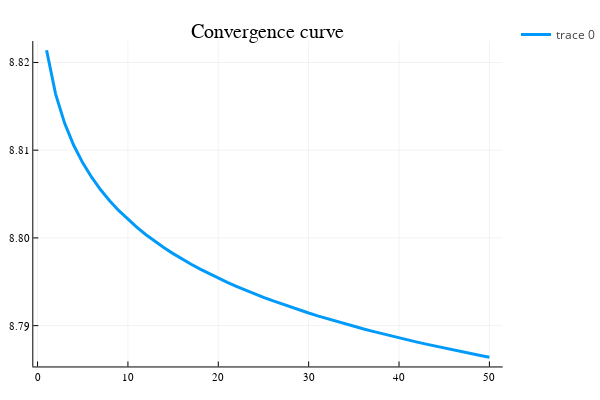

Notebook cell for this chart:
### Code cell
plot(iter_subgradient_simple,histo_subgradient_simple,title="Convergence curve",label=["f"],lw=3,ann=[(55,80,"Sous-gradient simple")])

### Figure 1 — Plotly figure (JSON) as saved in the notebook; plotly's stock layout.template omitted (floating-point values rounded to 4 significant figures)
{"data": [{"colorbar": {"title": ""}, "legendgroup": ["f"], "line": {"color": "rgba(0, 154, 250, 1.000)", "dash": "solid", "shape": "linear", "width": 3}, "mode": "lines", "name": ["f"], "showlegend": true, "type": "scatter", "x": [1, 2, 3, 4, 5, 6, 7, 8, 9, 10, 11, 12, 13, 14, 15, 16, 17, 18, 19, 20, 21, 22, 23, 24, 25, 26, 27, 28, 29, 30, 31, 32, 33, 34, 35, 36, 37, 38, 39, 40, 41, 42, 43, 44, 45, 46, 47, 48, 49, 50], "xaxis": "x", "y": [8.821, 8.816, 8.813, 8.811, 8.809, 8.807, 8.805, 8.804, 8.803, 8.802, 8.801, 8.8, 8.8, 8.799, 8.798, 8.798, 8.797, 8.796, 8.796, 8.795, 8.795, 8.794, 8.794, 8.794, 8.793, 8.793, 8.792, 8.792, 8.792, 8.791, 8.791, 8.791, 8.791, 8.79, 8.79, 8.79, 8.789, 8.789, 8.789, 8.789, 8.788, 8.788, 8.788, 8.788, 8.787, 8.787, 8.787, 8.787, 8.787, 8.786], "yaxis": "y", "zmax": null, "zmin": null}], "layout": {"annotations": [{"font": {"color": "rgba(0, 0, 0, 1.000)", "family": "sans-serif", "size": 20}, "rotation": 0, "showarrow": false, "text": "Convergence curve", "x": 0.5296, "xanchor": "center", "xref": "paper", "y": 1, "yanchor": "top", "yref": "paper"}, {"font": {"color": "rgba(0, 0, 0, 1.000)", "family": "sans-serif", "size": 20}, "rotation": 0, "showarrow": false, "text": "Sous-gradient simple", "x": 55, "xanchor": "center", "xref": "x", "y": 80, "yanchor": "middle", "yref": "y"}], "height": 400, "legend_position": {"bgcolor": "rgba(255, 255, 255, 1.000)", "bordercolor": "rgba(0, 0, 0, 1.000)", "borderwidth": 1, "font": {"color": "rgba(0, 0, 0, 1.000)", "family": "sans-serif", "size": 11}, "title": {"font": {"color": "rgba(0, 0, 0, 1.000)", "family": "sans-serif", "size": 15}, "text": ""}, "tracegroupgap": 0, "traceorder": "normal", "x": 1, "xanchor": "auto", "y": 1, "yanchor": "auto"}, "margin": {"b": 20, "l": 0, "r": 0, "t": 20}, "paper_bgcolor": "rgba(255, 255, 255, 1.000)", "plot_bgcolor": "rgba(255, 255, 255, 1.000)", "showlegend": true, "width": 600, "xaxis": {"anchor": "y", "domain": [0.06582, 0.9934], "gridcolor": "rgba(0, 0, 0, 0.100)", "gridwidth": 0.5, "linecolor": "rgba(0, 0, 0, 1.000)", "mirror": false, "range": [-0.47, 51.47], "showgrid": true, "showline": true, "showticklabels": true, "tickangle": 0, "tickcolor": "rgb(0, 0, 0)", "tickfont": {"color": "rgba(0, 0, 0, 1.000)", "family": "sans-serif", "size": 11}, "tickmode": "array", "ticks": "inside", "ticktext": ["0", "10", "20", "30", "40", "50"], "tickvals": [0, 10, 20, 30, 40, 50], "title": "", "titlefont": {"color": "rgba(0, 0, 0, 1.000)", "family": "sans-serif", "size": 15}, "type": "-", "visible": true, "zeroline": false, "zerolinecolor": "rgba(0, 0, 0, 1.000)"}, "yaxis": {"anchor": "x", "domain": [0.03762, 0.9415], "gridcolor": "rgba(0, 0, 0, 0.100)", "gridwidth": 0.5, "linecolor": "rgba(0, 0, 0, 1.000)", "mirror": false, "range": [8.785, 8.822], "showgrid": true, "showline": true, "showticklabels": true, "tickangle": 0, "tickcolor": "rgb(0, 0, 0)", "tickfont": {"color": "rgba(0, 0, 0, 1.000)", "family": "sans-serif", "size": 11}, "tickmode": "array", "ticks": "inside", "ticktext": ["8.79", "8.80", "8.81", "8.82"], "tickvals": [8.79, 8.8, 8.81, 8.82], "title": "", "titlefont": {"color": "rgba(0, 0, 0, 1.000)", "family": "sans-serif", "size": 15}, "type": "-", "visible": true, "zeroline": false, "zerolinecolor": "rgba(0, 0, 0, 1.000)"}}}
